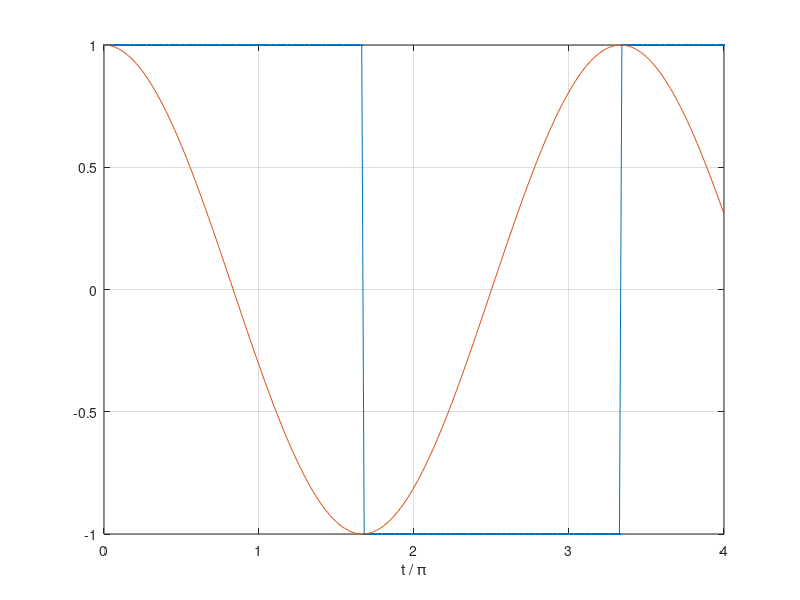

The MATLAB script that drew this image: (Note: this script raises an error after producing the figure.)
clc;
clear;
close all;

% pulse 1 - cosine squared
T= 4*pi;
N = 256;
t = linspace(0, T, N);
x = square(0.6*t);
plot(t/pi, x, '.-', t/pi, cos(0.6*t))
xlabel('t / \pi')
grid on


X = fourier(x);
figure()
bar(X)

rex = wavsyn(N, X);

figure()
plot(rex)


%% pulse 2 - duty 25%

clc;
clear;
close all;

N=256;
T= 2*pi;

t = linspace(0, T, N);

pulsewidth = 1e-0;
pulseperiods = [0:50]*4e-0;

x = pulstran(t,pulseperiods,@rectpuls,pulsewidth);

plot(t,x)


X = fourier(x);
figure()
bar(X)

rex = wavsyn(N, X);

figure()
plot(rex)


%% pulse 3 - duty 12.5%

clc;
clear;
close all;

N=256;
T= 2*pi;

t = linspace(0, T, N);

pulsewidth = 0.5e-0;
pulseperiods = [0:50]*4e-0;

x = pulstran(t,pulseperiods,@rectpuls,pulsewidth);

plot(t,x)


X = fourier(x);
figure()
bar(X)

rex = wavsyn(N, X);

figure()
plot(rex)

%% pulse 4 - one cycle sine

clc;
clear;
close all;

N=256;
T= 2*pi;

Fs = N/T;
t = linspace(0, T, N);
x = sin(2*pi*Fs*t);
figure();
plot(t,x)
X = fourier(x);
figure()
bar(X)

rex = wavsyn(N, X);

figure()
plot(rex)

%% pulse 5 - two cycle sine

clc;
clear;
close all;

N=256;
T= 2*pi;

Fs = N/T;
t = linspace(0, T, N);
x = sin(2*2*pi*Fs*t);
figure();
plot(t,x)
X = fourier(x);
figure()
bar(X)

rex = wavsyn(N, X);

figure()
plot(rex)

%% pulse 6 - triangle

clc;
clear;
close all;

N=256;
T= 2*pi;

Fs = N/T;
t = 0:1/Fs:T-1/Fs;
y = sawtooth(2*pi*t,1/2);


spread = abs(max(y) - min(y));
nexttile;
floor = max(y) - 0.25 * spread;
x = y;
x(x<floor) = floor;
plot(t,x);
title('25% Duty Cycle');


X = fourier(x);
figure()
bar(X)

rex = wavsyn(N, X);

figure()
plot(rex)







